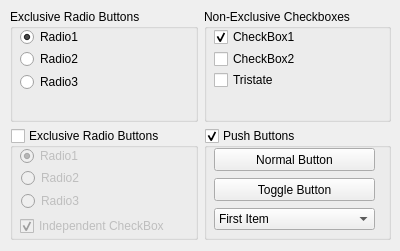
<?xml version="1.0" encoding="UTF-8"?>
<ui version="4.0">
 <class>Box</class>
 <widget class="QWidget" name="Box">
  <property name="geometry">
   <rect>
    <x>0</x>
    <y>0</y>
    <width>400</width>
    <height>251</height>
   </rect>
  </property>
  <property name="windowTitle">
   <string>Box Layout</string>
  </property>
  <widget class="QWidget" name="gridLayoutWidget">
   <property name="geometry">
    <rect>
     <x>10</x>
     <y>9</y>
     <width>381</width>
     <height>231</height>
    </rect>
   </property>
   <layout class="QGridLayout" name="gridLayout">
    <item row="1" column="0">
     <widget class="QGroupBox" name="groupBox_2">
      <property name="title">
       <string>Exclusive Radio Buttons</string>
      </property>
      <property name="checkable">
       <bool>true</bool>
      </property>
      <property name="checked">
       <bool>false</bool>
      </property>
      <widget class="QRadioButton" name="radioButton_4">
       <property name="geometry">
        <rect>
         <x>10</x>
         <y>20</y>
         <width>90</width>
         <height>16</height>
        </rect>
       </property>
       <property name="text">
        <string>Radio1</string>
       </property>
       <property name="checked">
        <bool>true</bool>
       </property>
      </widget>
      <widget class="QRadioButton" name="radioButton_5">
       <property name="geometry">
        <rect>
         <x>11</x>
         <y>42</y>
         <width>90</width>
         <height>16</height>
        </rect>
       </property>
       <property name="text">
        <string>Radio2</string>
       </property>
      </widget>
      <widget class="QRadioButton" name="radioButton_6">
       <property name="geometry">
        <rect>
         <x>11</x>
         <y>65</y>
         <width>90</width>
         <height>16</height>
        </rect>
       </property>
       <property name="text">
        <string>Radio3</string>
       </property>
      </widget>
      <widget class="QCheckBox" name="checkBox">
       <property name="geometry">
        <rect>
         <x>10</x>
         <y>90</y>
         <width>151</width>
         <height>16</height>
        </rect>
       </property>
       <property name="text">
        <string>Independent CheckBox</string>
       </property>
       <property name="checked">
        <bool>true</bool>
       </property>
      </widget>
     </widget>
    </item>
    <item row="1" column="1">
     <widget class="QGroupBox" name="groupBox_3">
      <property name="title">
       <string>Push Buttons</string>
      </property>
      <property name="checkable">
       <bool>true</bool>
      </property>
      <widget class="QPushButton" name="pushButton">
       <property name="geometry">
        <rect>
         <x>10</x>
         <y>20</y>
         <width>161</width>
         <height>23</height>
        </rect>
       </property>
       <property name="text">
        <string>Normal Button</string>
       </property>
      </widget>
      <widget class="QPushButton" name="pushButton_2">
       <property name="geometry">
        <rect>
         <x>10</x>
         <y>50</y>
         <width>161</width>
         <height>23</height>
        </rect>
       </property>
       <property name="text">
        <string>Toggle Button</string>
       </property>
      </widget>
      <widget class="QComboBox" name="comboBox">
       <property name="geometry">
        <rect>
         <x>10</x>
         <y>80</y>
         <width>161</width>
         <height>22</height>
        </rect>
       </property>
       <item>
        <property name="text">
         <string>First Item</string>
        </property>
       </item>
       <item>
        <property name="text">
         <string>Second Item</string>
        </property>
       </item>
       <item>
        <property name="text">
         <string>Third Item</string>
        </property>
       </item>
       <item>
        <property name="text">
         <string>Fourth Item</string>
        </property>
       </item>
      </widget>
     </widget>
    </item>
    <item row="0" column="0">
     <widget class="QGroupBox" name="groupBox">
      <property name="title">
       <string>Exclusive Radio Buttons</string>
      </property>
      <widget class="QRadioButton" name="radioButton">
       <property name="geometry">
        <rect>
         <x>10</x>
         <y>20</y>
         <width>101</width>
         <height>16</height>
        </rect>
       </property>
       <property name="text">
        <string>Radio1</string>
       </property>
       <property name="checked">
        <bool>true</bool>
       </property>
      </widget>
      <widget class="QRadioButton" name="radioButton_2">
       <property name="geometry">
        <rect>
         <x>10</x>
         <y>42</y>
         <width>101</width>
         <height>16</height>
        </rect>
       </property>
       <property name="text">
        <string>Radio2</string>
       </property>
      </widget>
      <widget class="QRadioButton" name="radioButton_3">
       <property name="geometry">
        <rect>
         <x>10</x>
         <y>65</y>
         <width>101</width>
         <height>16</height>
        </rect>
       </property>
       <property name="text">
        <string>Radio3</string>
       </property>
      </widget>
     </widget>
    </item>
    <item row="0" column="1">
     <widget class="QGroupBox" name="groupBox_4">
      <property name="title">
       <string>Non-Exclusive Checkboxes</string>
      </property>
      <widget class="QCheckBox" name="checkBox_2">
       <property name="geometry">
        <rect>
         <x>10</x>
         <y>20</y>
         <width>91</width>
         <height>16</height>
        </rect>
       </property>
       <property name="text">
        <string>CheckBox1</string>
       </property>
       <property name="checked">
        <bool>true</bool>
       </property>
      </widget>
      <widget class="QCheckBox" name="checkBox_3">
       <property name="geometry">
        <rect>
         <x>10</x>
         <y>42</y>
         <width>91</width>
         <height>16</height>
        </rect>
       </property>
       <property name="text">
        <string>CheckBox2</string>
       </property>
      </widget>
      <widget class="QCheckBox" name="checkBox_4">
       <property name="geometry">
        <rect>
         <x>10</x>
         <y>63</y>
         <width>91</width>
         <height>16</height>
        </rect>
       </property>
       <property name="text">
        <string>Tristate</string>
       </property>
       <property name="checkable">
        <bool>false</bool>
       </property>
       <property name="tristate">
        <bool>true</bool>
       </property>
      </widget>
     </widget>
    </item>
   </layout>
  </widget>
 </widget>
 <resources/>
 <connections/>
</ui>
